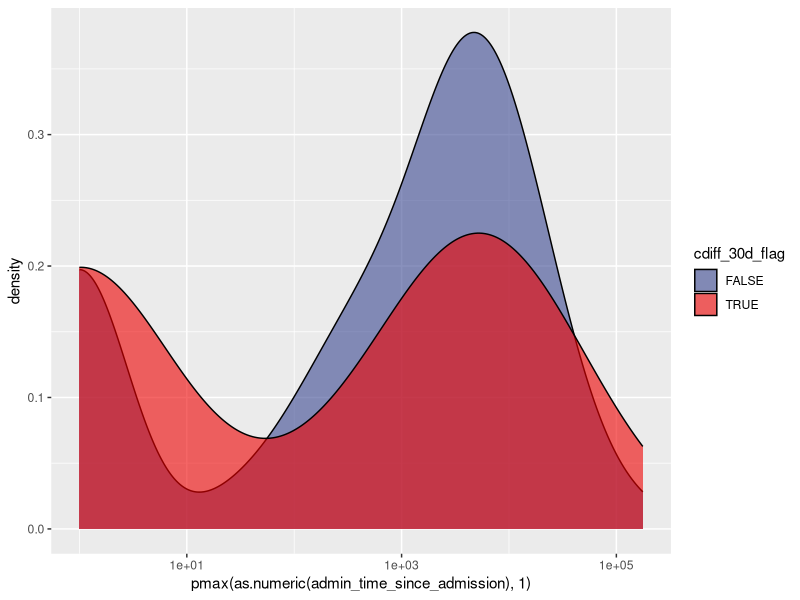

Recreate this plot in R.
## ---- chunk 1
library(tidyverse)
library(ggsci)
training_data <- read_csv("training_data.csv")
## ---- chunk 2
ggplot(training_data, aes(
    x = pmax(as.numeric(admin_time_since_admission), 1))) +
    geom_density(aes(fill = cdiff_30d_flag), alpha = 0.6) +
    scale_x_log10() +
    scale_fill_aaas()
